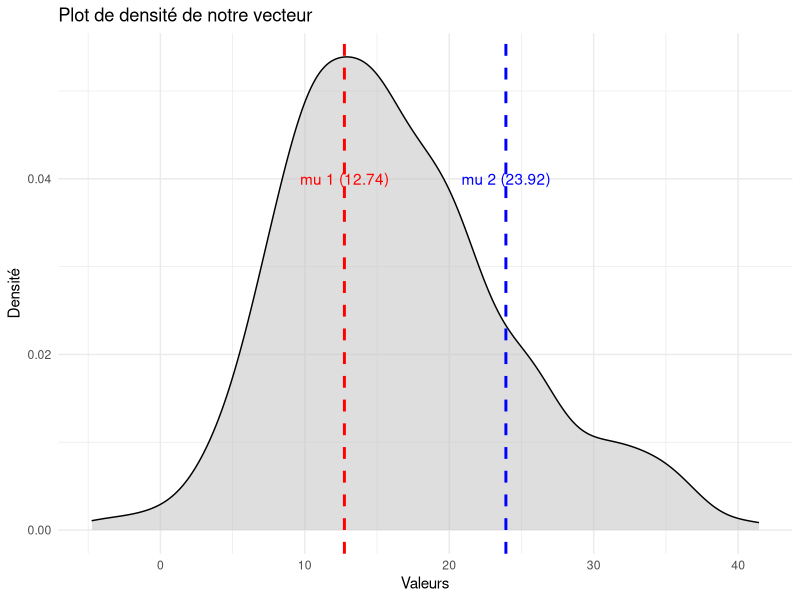
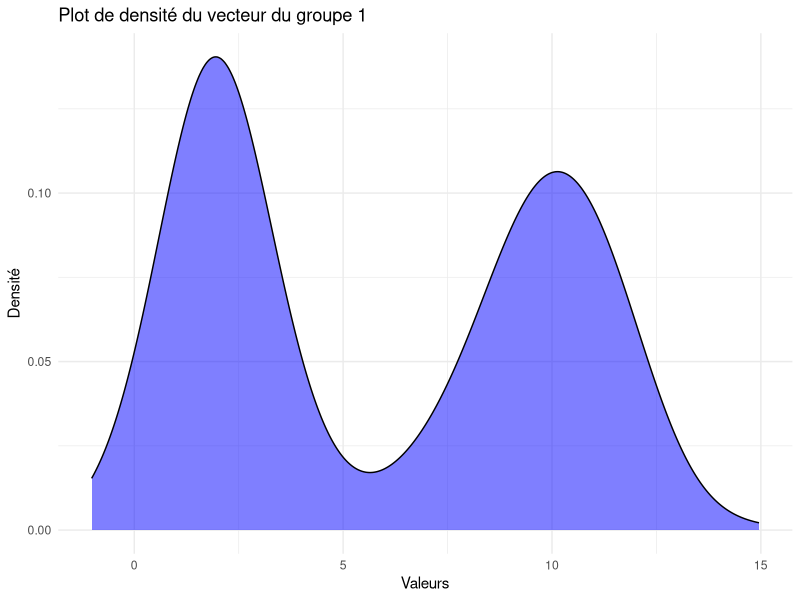

The R script that drew these images, in order:
## ---- chunk 1
# Configuration globale des chunks
knitr::opts_chunk$set(
  echo = TRUE, # Afficher le code
  warning = FALSE, # Masquer les warnings
  message = FALSE, # Masquer les messages
  fig.align = "center", # Centrer les figures
  fig.width = 10, # Largeur des figures
  fig.height = 6,           
  out.width = "80%",        
  cache = FALSE             
)
library(ggplot2)
library(dplyr)
## ---- chunk 2
mu_1 = 12.74
mu_2 = 23.92
sigma_1 = 5
sigma_2 = 7.3

prop_1 = 350/500
prop_2 = 150/500
vec_4_1 <- rnorm(350, mu_1, sigma_1)
vec_4_2 <- rnorm(150, mu_2, sigma_2)

vec_4 <- c(vec_4_1,vec_4_2)

vec_4 <- sample(vec_4)

#Pour l'exportation
#write.csv(vec_4, "vecteur_4.csv")
## ---- chunk 3

# Création d'un data frame
df <- data.frame(values = vec_4)

# Plot de densité 
ggplot(df, aes(x = values)) +
  geom_density(fill = "grey", alpha = 0.5, color = "black") +
  geom_vline(aes(xintercept = mu_1), color = "red", linetype = "dashed", size = 1) +
  geom_vline(aes(xintercept = mu_2), color = "blue", linetype = "dashed", size = 1) +
  labs(title = "Plot de densité de notre vecteur",
       x = "Valeurs",
       y = "Densité") +
  theme_minimal() +
  annotate("text", x = mu_1, y = 0.04, label = paste("mu 1 (", mu_1, ")", sep = ""), color = "red") +
  annotate("text", x = mu_2, y = 0.04, label = paste("mu 2 (", mu_2, ")", sep = ""), color = "blue")

## ---- chunk 4
set.seed(100)
vect1 = sample(c(rnorm(250,mean=2,sd=1),rnorm(250,mean=10,sd=1.5)))
# Création d'un data frame
df <- data.frame(values = vect1)

# Plot de densité 
ggplot(df, aes(x = values)) +
  geom_density(fill = "blue", alpha = 0.5, color = "black")  +
  labs(title = "Plot de densité du vecteur du groupe 1",
       x = "Valeurs",
       y = "Densité") +
  theme_minimal() 
  
## ---- chunk 5
proba_10 <- 1 / (5 * sqrt(2 * pi)) * exp(-1/2 * ((7 - 10) / 5)^2)
proba_10
## ---- chunk 6
proba_2 <-1 / (5 * sqrt(2 * pi)) * exp(-1/2 * ((7 - 2) / 5)^2)

proba_2
## ---- chunk 7
C_1 <-(proba_10 *250/500)/ (proba_10*250/500+proba_2*1/2)
C_1
## ---- chunk 8
C_2 <-(proba_2 *250/500)/ (proba_10*250/500+proba_2*1/2)
C_2
## ---- chunk 9
proba_10_2 <- 1 / (5 * sqrt(2 * pi)) * exp(-1/2 * ((2 - 10) / 5)^2)
proba_10_2
## ---- chunk 10
proba_2_2 <-1 / (5 * sqrt(2 * pi)) * exp(-1/2 * ((2 - 2) / 5)^2)
proba_2_2
## ---- chunk 11
C_1_2 <-(proba_10_2 *250/500)/ (proba_10_2*250/500+proba_2_2*1/2)
C_1_2
## ---- chunk 12

C_2_2 <-(proba_2 *250/500)/ (proba_10*250/500+proba_2*1/2)

C_2_2
## ---- chunk 13
proba_10_10 <- 1 / (5 * sqrt(2 * pi)) * exp(-1/2 * ((10 - 10) / 5)^2)
proba_10_10
## ---- chunk 14
proba_2_10 <-1 / (5 * sqrt(2 * pi)) * exp(-1/2 * ((10 - 2) / 5)^2)

proba_2_10
## ---- chunk 15
C_1_10 <-(proba_10_10 *250/500)/ (proba_10_10*250/500+proba_2_10*1/2)

C_1_10
## ---- chunk 16

C_2_10 <-(proba_2_10 *250/500)/ (proba_10_10*250/500+proba_2_10*1/2)
C_2_10
## ---- chunk 17
# Fonction de la proba d'appartenance
proba_appart <- function(x, mu1, sigma1,mu2,sigma2, p1, p2){
  proba_grp_1 <- 1 / (sigma1 * sqrt(2 * pi)) * exp(-1/2 * ((x - mu1) / sigma1)^2)
  proba_grp_2 <- 1 / (sigma2 * sqrt(2 * pi)) * exp(-1/2 * ((x - mu2) / sigma2)^2)
  C_1 <-(proba_grp_1 *p1)/ (proba_grp_1*p1+proba_grp_2*p2)
  C_2 <- (proba_grp_2 *p2)/ (proba_grp_1*p1+proba_grp_2*p2)
  return(c(C_1,C_2))}

#test
pb<-proba_appart(2,10, 5,2,5,1/2,1/2)
pb[2]
## ---- chunk 18
df <- as.data.frame(matrix(0, nrow = 500, ncol = 3))

for (i in seq_along(vect1)) {
  df[i,1] <- vect1[i]
  df[i,2] <- proba_appart(vect1[i],10, 5,2,5,1/2,1/2)[1]
  df[i,3] <- proba_appart(vect1[i],10, 5,2,5,1/2,1/2)[2]
  
}

df
## ---- chunk 19
#On doit transposer notre df pour des raisons de bonne pratique
df<-t(df)
## ---- chunk 20
# Fonction pour calculer les paramètres qu'on cherche à estimer 
mean_w <- function(df){
  
  mean_1 <- sum(df[,1]*df[,2])/sum(df[,2])
  mean_2 <- sum(df[,1]*df[,3])/sum(df[,3])
  
  var_w_1 <- sqrt(1/500 * sum((df[,1]-mean_1)**2))
  
  var_w_2 <- sqrt(1/500 * sum((df[,1]-mean_2)**2))
  
  prop_w_1 <- 1/500 * sum(df[,2])
  prop_w_2 <- 1/500 * sum(df[,3])
  return(c(mean_1,mean_2,var_w_1,var_w_2,prop_w_1,prop_w_2))
  
}
# test
theta <- mean_w(df)
theta
## ---- chunk 21
log_likelihood <- function(df, mu1, sigma1, mu2, sigma2, p1, p2) {
    ll <- sum(log(p1 * dnorm(df$x, mean = mu1, sd = sigma1) + p2 * dnorm(df$x, mean = mu2, sd = sigma2)))
    return(ll)
}
## ---- chunk 22
E_M <- function(vect1, n_iter = 100, mu1_init = 10, mu2_init = 2, sigma1_init = 5, sigma2_init = 5, p1_init = 0.5, p2_init = 0.5, tol = 1e-6) {

  # Initialisation du data frame pour les probabilités d'appartenance
  df <- data.frame(
    x = vect1,
    w1 = rep(NA, length(vect1)),
    w2 = rep(NA, length(vect1))
  )

  # initialisation des paramètres
  mu1 <- mu1_init
  mu2 <- mu2_init
  sigma1 <- sigma1_init
  sigma2 <- sigma2_init
  p1 <- p1_init
  p2 <- p2_init


  # Étape E (Expectation) : Initialisation des probabilités d'appartenance
  for (i in seq_along(vect1)) {
    probs <- proba_appart(vect1[i], mu1, sigma1, mu2, sigma2, p1, p2)
    df$w1[i] <- probs[1]
    df$w2[i] <- probs[2]
  }
  
  # Initialisation de la log-vraisemblance
  ll_old <- log_likelihood(df, mu1, sigma1, mu2, sigma2, p1, p2)

  # Boucle EM
  for (iter in 1:n_iter) {

    # Étape M (Maximization) : Mise à jour des paramètres en prenant en compte les proba d'appartenance calculé precedemment
    
    mu1_new <- sum(df$x * df$w1)/ sum(df$w1)
    mu2_new <- sum(df$x * df$w2) / sum(df$w2)
    
    sigma1_new <- sqrt(sum(df$w1 * (df$x - mu1_new)^2) / sum(df$w1))
    sigma2_new <- sqrt(sum(df$w2 * (df$x - mu2_new)^2) / sum(df$w2))
    
    p1_new <- mean(df$w1)
    p2_new <- mean(df$w2)

    # Affichage des paramètres à chaque itération
    cat(sprintf("Itération %d: mu1 = %.4f, mu2 = %.4f, sigma1 = %.4f, sigma2 = %.4f, p1 = %.4f, p2 = %.4f\n",
                iter, mu1_new, mu2_new, sigma1_new, sigma2_new, p1_new, p2_new))

    # Calcul de la log-vraisemblance
    ll_new <- log_likelihood(df, mu1_new, sigma1_new, mu2_new, sigma2_new, p1_new, p2_new)
    cat(sprintf("Log-vraisemblance : %.4f\n", ll_new))

    # Critère de convergence : variation relative des paramètres
    delta_mu1 <- abs(mu1_new - mu1) 
    delta_mu2 <- abs(mu2_new - mu2) 
    delta_sigma1 <- abs(sigma1_new - sigma1)
    delta_sigma2 <- abs(sigma2_new - sigma2)
    delta_p1 <- abs(p1_new - p1) 

    # et de la log-vraisemblance
    delta_ll <- abs(ll_new - ll_old)

    # Si tous les deltas sont inférieurs à la tolérance, on arrête la boucle, l'algorithme a cvg
    if (delta_mu1 < tol && delta_mu2 < tol && delta_sigma1 < tol && delta_sigma2 < tol && delta_p1 < tol && delta_ll < tol) {
      cat(sprintf("Convergence atteinte à l'itération %d.\n", iter))
      break
    }

    # Mise à jour des paramètres et de la log-vraisemblance
    mu1 <- mu1_new
    mu2 <- mu2_new
    sigma1 <- sigma1_new
    sigma2 <- sigma2_new
    p1 <- p1_new
    p2 <- p2_new
    ll_old <- ll_new

    # Étape E (Expectation) : Mise à jour des probabilités d'appartenance
    for (i in seq_along(vect1)) {
      probs <- proba_appart(vect1[i], mu1, sigma1, mu2, sigma2, p1, p2)
      df$w1[i] <- probs[1]
      df$w2[i] <- probs[2]
    }
  }

  # Retourne les paramètres estimés
  return(list(mu1 = mu1, mu2 = mu2, sigma1 = sigma1, sigma2 = sigma2, p1 = p1, p2 = p2))
}

# Exemple d'appel
resultats_EM <- E_M(vect1, n_iter = 100)
print(resultats_EM)
